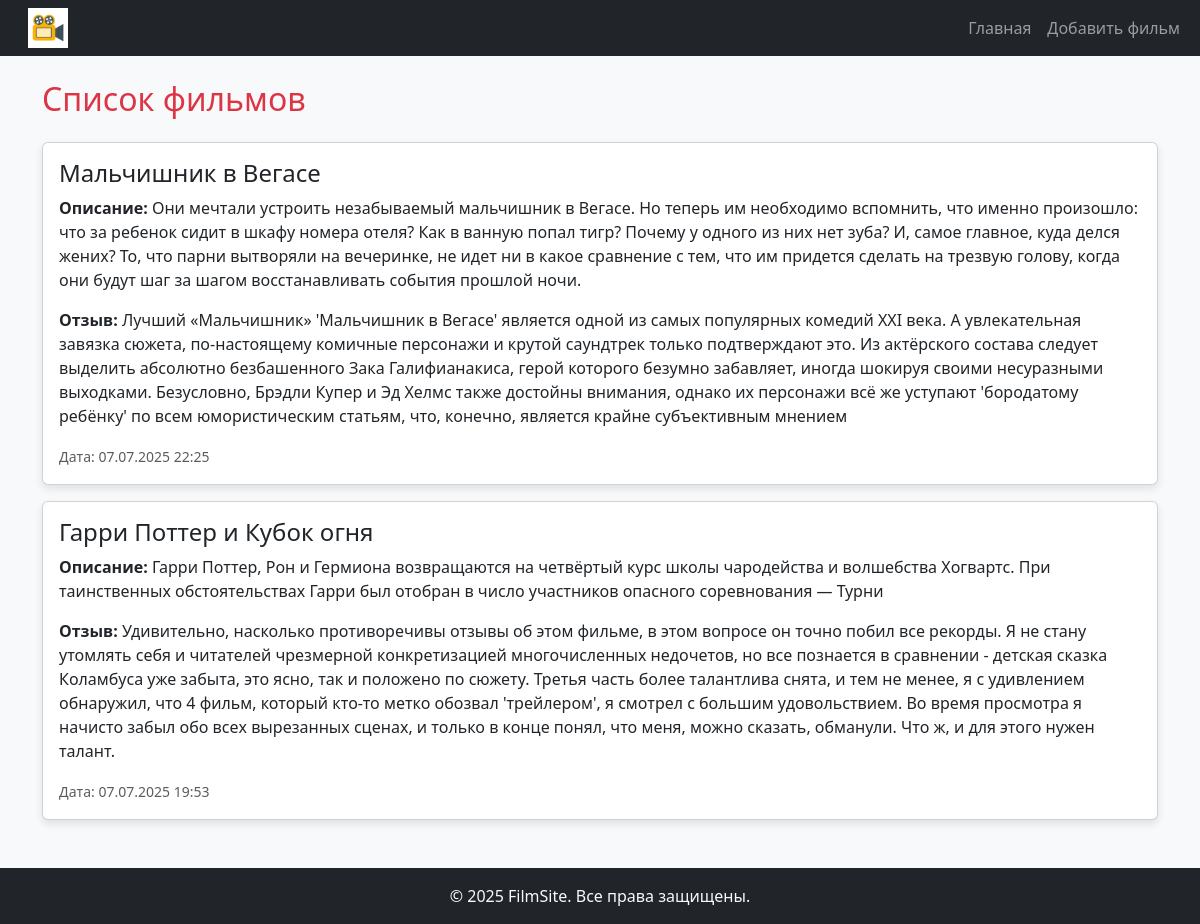
The page / on the database its author committed.
### films/models.py (models this page shows, shortened)
class Films_post(models.Model):
    title = models.CharField('Название фильма', max_length=150)
    description = models.TextField('Описание описание')
    comments = models.TextField('Отзывы о фильме')
    date = models.DateTimeField('Дата публикации')

### films/views.py (the view)
# urls.py: path('', views.films, name='home'),
def films(request):
    films = Films_post.objects.all().order_by('-date')
    return render(request, 'films/films.html', {'films': films})

### films/templates/films/films.html (shortened to what this page needs)
{% extends 'films/layout.html' %}
{% block content %}
<h2 class="mb-4">Список фильмов</h2>
    {% for film in films %}
        <div class="card mb-3">
            <div class="card-body">
                <h4 class="card-title">{{ film.title }}</h4>
                <p class="card-text"><strong>Описание:</strong> {{ film.description }}</p>
                <p class="card-text"><strong>Отзыв:</strong> {{ film.comments }}</p>
                <p class="card-text text-muted"><small>Дата: {{ film.date|date:"d.m.Y H:i" }}</small></p>
            </div>
        </div>
    {% empty %}
        <p>Фильмы пока не добавлены.</p>
    {% endfor %}
{% endblock %}

### films/templates/films/layout.html (shortened to what this page needs)
{% load static %}
<!DOCTYPE html>
<html lang="en">
<head>
    <link href="https://cdn.jsdelivr.net/npm/bootstrap@5.3.3/dist/css/bootstrap.min.css" rel="stylesheet">
    <link rel="stylesheet" href="{% static 'films/css/main.css' %}">
</head>
<body class="bg-light">
    <nav class="navbar navbar-expand-lg navbar-dark bg-dark">
        <div class="container-fluid">
                <img src="{% static 'films/image/logo_film.jpg' %}" alt="Logo" width="40" height="40" class="me-2">
                <span class="fs-4">FilmSite</span>
            {% include 'films/nav.html' %}
        </div>
    </nav>
    <div class="container mt-4">
        {% block content %}{% endblock %}
    </div>
    <footer class="bg-dark text-light text-center py-3 mt-5">
        <div class="container">
            &copy; {{ year|default:2025 }} FilmSite. Все права защищены.
        </div>
    </footer>
</body>
</html>

### films/templates/films/nav.html
<ul class="navbar-nav ms-auto">
  <li class="nav-item"><a class="nav-link" href="{% url 'home' %}">Главная</a></li>
  <li class="nav-item"><a class="nav-link" href="{% url 'add_films' %}">Добавить фильм</a></li>
</ul>

### films/static/films/css/main.css (style rules this page uses)
body { background-color: #fff0f5; }
.card { box-shadow: 0 4px 8px rgba(0,0,0,0.1); }
h2 { color: #dc3545; }

### rows shown on the page
Films_post: title "Мальчишник в Вегасе", description "Они мечтали устроить незабываемый мальчишник в Вегасе. Но теперь им необходимо вспомнить, что именно произошло: что за ребенок сидит в шкафу номера отеля? Как в ванную попал тигр? Почему у одного из них нет зуба? И, самое главное, куда делся жених? То, что парни вытворяли на вечеринке, не идет ни в какое сравнение с тем, что им придется сделать на трезвую голову, когда они будут шаг за шагом восстанавливать события прошлой ночи.", comments "Лучший «Мальчишник» 'Мальчишник в Вегасе' является одной из самых популярных комедий XXI века. А увлекательная завязка сюжета, по-настоящему комичные персонажи и крутой саундтрек только подтверждают это. Из актёрского состава следует выделить абсолютно безбашенного Зака Галифианакиса, герой которого безумно забавляет, иногда шокируя своими несуразными выходками. Безусловно, Брэдли Купер и Эд Хелмс также достойны внимания, однако их персонажи всё же уступают 'бородатому ребёнку' по всем юмористическим статьям, что, конечно, является крайне субъективным мнением", date "07.07.2025 22:25"
Films_post: title "Гарри Поттер и Кубок огня", description "Гарри Поттер, Рон и Гермиона возвращаются на четвёртый курс школы чародейства и волшебства Хогвартс. При таинственных обстоятельствах Гарри был отобран в число участников опасного соревнования — Турни", comments "Удивительно, насколько противоречивы отзывы об этом фильме, в этом вопросе он точно побил все рекорды. Я не стану утомлять себя и читателей чрезмерной конкретизацией многочисленных недочетов, но все познается в сравнении - детская сказка Коламбуса уже забыта, это ясно, так и положено по сюжету. Третья часть более талантлива снята, и тем не менее, я с удивлением обнаружил, что 4 фильм, который кто-то метко обозвал 'трейлером', я смотрел с большим удовольствием. Во время просмотра я начисто забыл обо всех вырезанных сценах, и только в конце понял, что меня, можно сказать, обманули. Что ж, и для этого нужен талант.", date "07.07.2025 19:53"

### other values the page prints
{{ year|default:2025 }} "2025"
